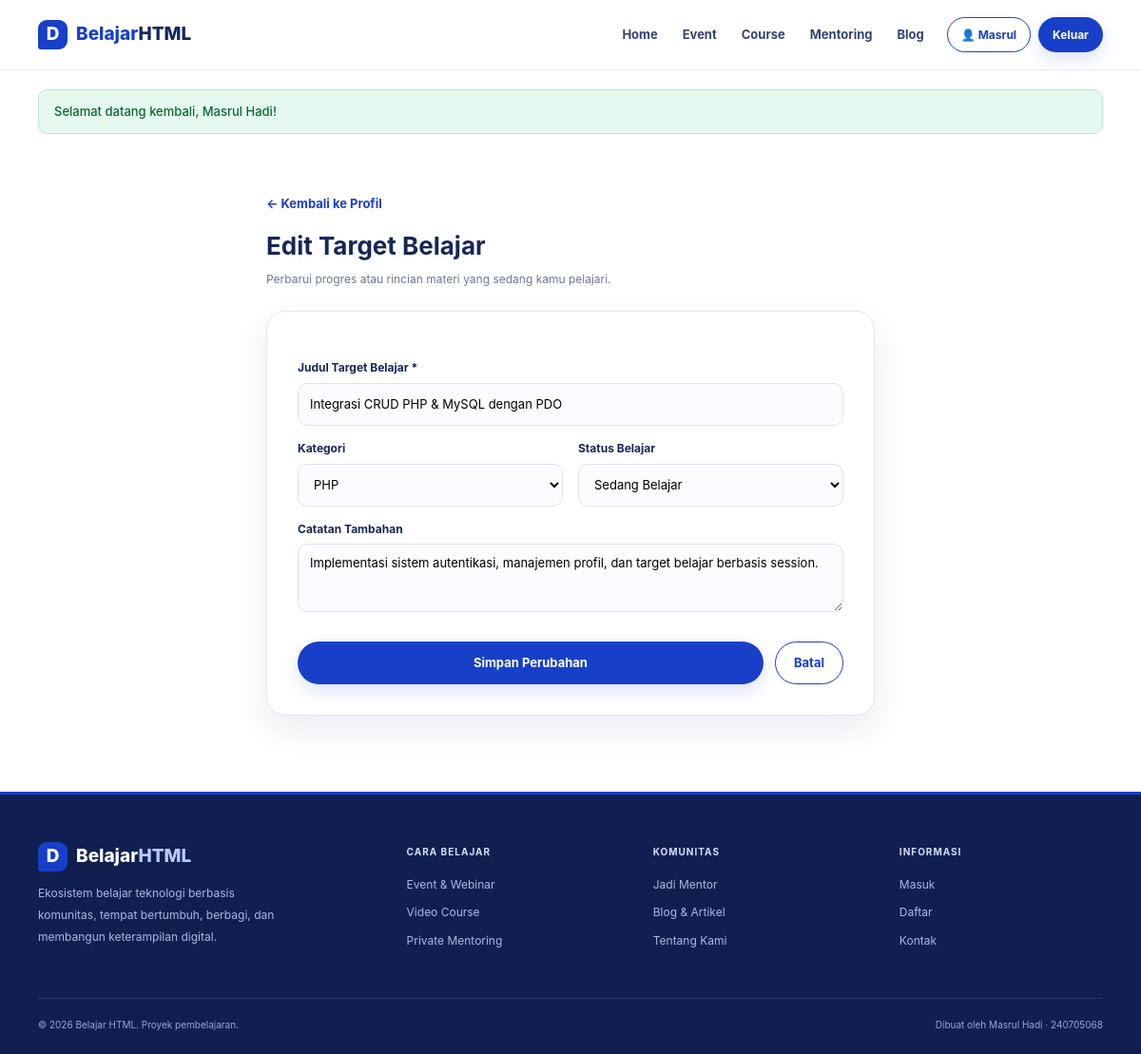
The app's page /pages/goal-edit.php?id=3 (signed in) with its own data.
### tables this page shows
CREATE TABLE IF NOT EXISTS users (
    id INT AUTO_INCREMENT PRIMARY KEY,
    nama VARCHAR(100) NOT NULL,
    email VARCHAR(100) NOT NULL UNIQUE,
    password VARCHAR(255) NOT NULL,
    bio TEXT NULL,
    telepon VARCHAR(20) NULL,
    created_at TIMESTAMP DEFAULT CURRENT_TIMESTAMP,
    updated_at TIMESTAMP DEFAULT CURRENT_TIMESTAMP ON UPDATE CURRENT_TIMESTAMP
);

CREATE TABLE IF NOT EXISTS learning_goals (
    id INT AUTO_INCREMENT PRIMARY KEY,
    user_id INT NOT NULL,
    judul VARCHAR(150) NOT NULL,
    kategori ENUM('HTML', 'CSS', 'PHP', 'Database', 'Lainnya') DEFAULT 'HTML',
    status ENUM('Belum Dimulai', 'Sedang Belajar', 'Selesai') DEFAULT 'Belum Dimulai',
    catatan TEXT NULL,
    created_at TIMESTAMP DEFAULT CURRENT_TIMESTAMP,
    updated_at TIMESTAMP DEFAULT CURRENT_TIMESTAMP ON UPDATE CURRENT_TIMESTAMP,
    CONSTRAINT fk_user_goals 
      FOREIGN KEY (user_id) 
      REFERENCES users(id) 
      ON DELETE CASCADE
);

### config/db.php (called while the page is built, shortened)
<?php
function get_db(): PDO {
    static $pdo = null;
    if ($pdo === null) {
        $host = getenv('DB_HOST') ?: '127.0.0.1';
        $port = getenv('DB_PORT') ?: '3306';
        $dbname = getenv('DB_NAME') ?: 'db_belajar_php';
        $user = getenv('DB_USER') ?: 'root';
        $pass = getenv('DB_ROOT_PASSWORD') ?: 'rahasia123';
        $dsn = "mysql:host={$host};port={$port};dbname={$dbname};charset=utf8mb4";
        $options = [
            PDO::ATTR_ERRMODE            => PDO::ERRMODE_EXCEPTION,
            PDO::ATTR_DEFAULT_FETCH_MODE => PDO::FETCH_ASSOC,
            PDO::ATTR_EMULATE_PREPARES   => false,
        ];
        try {
            $pdo = new PDO($dsn, $user, $pass, $options);
        } catch (PDOException $e) {
            die("Koneksi database gagal: " . htmlspecialchars($e->getMessage(), ENT_QUOTES, 'UTF-8'));
        }
    }
    return $pdo;
}
function is_logged_in(): bool {
    return isset($_SESSION['user_id']) && !empty($_SESSION['user_id']);
}
function get_logged_in_user_id(): ?int {
    return is_logged_in() ? (int)$_SESSION['user_id'] : null;
}
function get_current_user_data(): ?array {
    $userId = get_logged_in_user_id();
    $db = get_db();
    $stmt = $db->prepare("SELECT id, nama, email, bio, telepon, created_at FROM users WHERE id = ?");
    $stmt->execute([$userId]);
    $user = $stmt->fetch();
    return $user ?: null;
}
function get_flash_message(): ?array {
    if (isset($_SESSION['flash'])) {
        $flash = $_SESSION['flash'];
        return $flash;
    }
    return null;
}
function e(?string $string): string {
    return htmlspecialchars($string ?? '', ENT_QUOTES, 'UTF-8');
}

### pages/goal-edit.php (the view, shortened to what this page needs)
<?php
require_once APP_ROOT . '/config/db.php';
$user = get_current_user_data();
$goal_id = isset($_GET['id']) ? (int)$_GET['id'] : 0;
$db = get_db();
$stmt = $db->prepare("SELECT * FROM learning_goals WHERE id = ? AND user_id = ? LIMIT 1");
$stmt->execute([$goal_id, $user['id']]);
$goal = $stmt->fetch();
$judul = $goal['judul'];
$kategori = $goal['kategori'];
$status = $goal['status'];
$catatan = $goal['catatan'] ?? '';
$current_page = 'profile';
$base_url = '../';
require_once APP_ROOT . '/includes/header.php';
?>
<main style="padding: 40px 0 80px;">
    <div class="container" style="max-width: 640px;">
        <div style="margin-bottom: 24px;">
            <a href="profile.php" class="text-link" style="font-weight: 700; font-size: 13px;">← Kembali ke Profil</a>
            <h1 style="margin: 12px 0 4px; font-size: 26px;">Edit Target Belajar</h1>
            <p class="muted" style="margin: 0;">Perbarui progres atau rincian materi yang sedang kamu pelajari.</p>
        </div>
        <div class="login-card" style="box-shadow: var(--shadow);">
            <form action="goal-edit.php?id=<?= $goal_id ?>" method="POST">
                <label for="judul">Judul Target Belajar *</label>
                <input type="text" id="judul" name="judul" value="<?= e($judul) ?>" required
                    style="width: 100%; min-height: 45px; padding: 11px 12px; border: 1px solid #dce2ef; border-radius: 10px; background: #fbfcff; font-size: 13px;">
                <div style="display: grid; grid-template-columns: 1fr 1fr; gap: 16px; margin-top: 14px;">
                    <div>
                        <label for="kategori" style="display: block; margin-bottom: 6px; font-size: 12px; font-weight: 750;">Kategori</label>
                        <select id="kategori" name="kategori" style="width: 100%; min-height: 45px; padding: 11px 12px; border: 1px solid #dce2ef; border-radius: 10px; background: #fbfcff; font-size: 13px; font-family: inherit;">
                            <option value="PHP" <?= $kategori === 'PHP' ? 'selected' : '' ?>>PHP</option>
                        </select>
                    </div>
                    <div>
                        <label for="status" style="display: block; margin-bottom: 6px; font-size: 12px; font-weight: 750;">Status Belajar</label>
                        <select id="status" name="status" style="width: 100%; min-height: 45px; padding: 11px 12px; border: 1px solid #dce2ef; border-radius: 10px; background: #fbfcff; font-size: 13px; font-family: inherit;">
                            <option value="Sedang Belajar" <?= $status === 'Sedang Belajar' ? 'selected' : '' ?>>Sedang Belajar</option>
                        </select>
                    </div>
                </div>
                <label for="catatan" style="display: block; margin-top: 14px; margin-bottom: 6px; font-size: 12px; font-weight: 750;">Catatan Tambahan</label>
                <textarea id="catatan" name="catatan" rows="3"
                    style="width: 100%; padding: 11px 12px; border: 1px solid #dce2ef; border-radius: 10px; background: #fbfcff; font-size: 13px; font-family: inherit; resize: vertical;"><?= e($catatan) ?></textarea>
                <div style="display: flex; gap: 12px; margin-top: 24px;">
                    <button type="submit" class="btn btn-primary" style="flex: 1;">Simpan Perubahan</button>
                    <a href="profile.php" class="btn btn-outline" style="text-align: center;">Batal</a>
                </div>
            </form>
        </div>
    </div>
</main>
<?php require_once APP_ROOT . '/includes/footer.php'; ?>

### includes/header.php (shortened to what this page needs)
<?php
require_once APP_ROOT . '/config/db.php';
$base_url = $base_url ?? '../';
$current_page = $current_page ?? '';
$logged_in = is_logged_in();
$user_data = $logged_in ? get_current_user_data() : null;
$flash = get_flash_message();
?>
<!DOCTYPE html>
<html lang="id">
<head>
    <link rel="stylesheet" href="<?= $base_url ?>css/style.css">
</head>
<body>
    <header class="site-header">
        <div class="container nav-wrap">
            <a class="brand" href="<?= $base_url ?>index.php">
                <span class="brand-mark">D</span>
                <span>Belajar<span class="brand-accent">HTML</span></span>
            </a>
            <nav class="primary-nav" aria-label="Navigasi utama">
                <a class="nav-link <?= $current_page === 'home' ? 'active' : '' ?>" href="<?= $base_url ?>index.php">Home</a>
                <a class="nav-link <?= $current_page === 'event' ? 'active' : '' ?>" href="<?= $base_url ?>pages/event.html">Event</a>
                <a class="nav-link <?= $current_page === 'course' ? 'active' : '' ?>" href="<?= $base_url ?>pages/course.html">Course</a>
                <a class="nav-link <?= $current_page === 'mentoring' ? 'active' : '' ?>" href="<?= $base_url ?>pages/mentoring.html">Mentoring</a>
                <a class="nav-link <?= $current_page === 'blog' ? 'active' : '' ?>" href="<?= $base_url ?>pages/blog.html">Blog</a>
                <div class="nav-actions">
                    <?php if ($logged_in && $user_data): ?>
                        <a class="btn btn-outline btn-small <?= $current_page === 'profile' ? 'active' : '' ?>" href="<?= $base_url ?>pages/profile.php">
                            👤 <?= e(explode(' ', $user_data['nama'])[0]) ?>
                        </a>
                        <a class="btn btn-primary btn-small" href="<?= $base_url ?>pages/auth/logout.php">Keluar</a>
                    <?php else: ?>
                        <a class="btn btn-outline btn-small" href="<?= $base_url ?>pages/auth/login.php">Masuk</a>
                        <a class="btn btn-primary btn-small" href="<?= $base_url ?>pages/auth/register.php">Daftar</a>
                    <?php endif; ?>
                </div>
            </nav>
        </div>
    </header>
    <?php if ($flash): ?>
        <div class="container" style="margin-top: 20px;">
            <div class="alert alert-<?= e($flash['type']) ?>">
                <?= e($flash['message']) ?>
            </div>
        </div>
    <?php endif; ?>

### css/style.css (style rules this page uses)
:root { --navy: #14275f; --deep: #101f50; --blue: #183fc8; --yellow: #ffc83d; --ink: #172653; --muted: #6e7895; --tint: #f3f6ff; --line: #dfe5f2; --radius: 18px; --shadow: 0 14px 35px rgba(20, 39, 95, .09) }
* { box-sizing: border-box }
html { scroll-behavior: smooth }
body { margin: 0; font-family: Inter, system-ui, -apple-system, "Segoe UI", sans-serif; color: var(--ink); line-height: 1.6 }
a { color: inherit; text-decoration: none }
button, input { font: inherit }
.container { width: min(1120px, calc(100% - 42px)); margin: auto }
.site-header { height: 74px; position: sticky; top: 0; z-index: 10; background: rgba(255, 255, 255, .96); border-bottom: 1px solid #e7ebf5; backdrop-filter: blur(12px) }
.nav-wrap { height: 100%; display: flex; align-items: center; justify-content: space-between; gap: 20px }
.brand { display: flex; align-items: center; gap: 9px; color: var(--blue); font-size: 19px; font-weight: 850; white-space: nowrap }
.brand-mark { display: grid; place-items: center; width: 31px; height: 31px; border-radius: 9px 9px 9px 3px; background: var(--blue); color: white; font-size: 19px }
.brand-accent { color: var(--navy) }
.primary-nav { display: flex; align-items: center; gap: 4px }
.nav-link { padding: 9px 11px; border-radius: 9px; color: #34436f; font-size: 13px; font-weight: 650 }
.nav-actions { display: flex; gap: 8px; margin-left: 9px }
.btn { display: inline-flex; align-items: center; justify-content: center; gap: 8px; min-height: 44px; padding: 11px 19px; border: 1px solid transparent; border-radius: 999px; font-size: 13px; font-weight: 750; cursor: pointer; transition: .2s }
.btn-small { min-height: 37px; padding: 8px 14px; font-size: 12px }
.btn-primary { background: var(--blue); color: white; box-shadow: 0 7px 18px #183fc826 }
.btn-outline { border-color: var(--blue); color: var(--blue); background: white }
.text-link { display: inline-flex; gap: 7px; color: var(--blue); font-size: 12px; font-weight: 800; white-space: nowrap }
.login-card { padding: 32px; border: 1px solid #e2e7f3; border-radius: 20px; background: white; box-shadow: var(--shadow) }
.muted { color: var(--muted); font-size: 12px }
.login-card form>label { display: block; margin: 17px 0 7px; font-size: 12px; font-weight: 750 }
.alert { padding: 12px 16px; border-radius: 10px; margin-bottom: 20px; font-size: 13px; font-weight: 550; display: flex; align-items: center; gap: 10px; }
.alert-success { background: #e6f9f0; color: #0d6832; border: 1px solid #b7eccd; }

### records on screen
users: nama "Masrul"
learning_goals: judul "Integrasi CRUD PHP & MySQL dengan PDO", kategori "PHP", status "Sedang Belajar", catatan "Implementasi sistem autentikasi, manajemen profil, dan target belajar berbasis session."

### other values on screen
$flash['message'] "Selamat datang kembali, Masrul Hadi!"
